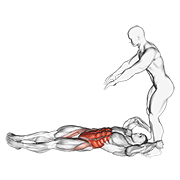
#> input picture assets/exercises/0012-UGhRD1A.gif, 180 x 180 px, given in place of android-icon-background.png, which was not available
$ python preview-brand-assets.py
#> lines starting #> are read from the running program, lines starting #| are printed output that depends on the picture; pictures that were not available may be replaced by others from this repository, and a replacement may not be noted
"""Generate a static icon QA sheet from the real exported PNGs (not device screenshots)."""
from pathlib import Path

from PIL import Image, ImageDraw

ROOT = Path(__file__).resolve().parents[2]
SIZE = 192
sheet = Image.new("RGB", (1200, 304), "#F3F4F6")
draw = ImageDraw.Draw(sheet)


def asset(name):
#> called with name = 'android-icon-background.png'
    with Image.open(ROOT / "assets" / name) as image:
#> image is the input picture: PIL image 180x180 P; mean R, G, B 243.5, 242.1, 241.9
        return image.convert("RGBA").resize((SIZE, SIZE), Image.Resampling.LANCZOS)
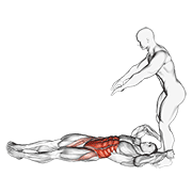
#> returned value: PIL image 192x192 RGBA; mean R, G, B, A 243.4, 242, 241.7, 255


def masked(icon, circular):
    mask = Image.new("L", (SIZE, SIZE))
    pen = ImageDraw.Draw(mask)
    if circular:
        pen.ellipse((0, 0, SIZE - 1, SIZE - 1), fill=255)
    else:
        pen.rounded_rectangle((0, 0, SIZE - 1, SIZE - 1), radius=44, fill=255)
    icon.putalpha(mask)
    return icon


background = asset("android-icon-background.png")
foreground = asset("android-icon-foreground.png")
#> call 2 of asset, with name = 'android-icon-foreground.png'
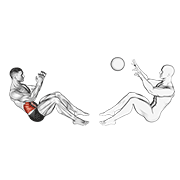
#> input picture assets/exercises/0014-r7cT9YD.gif, 180 x 180 px, given in place of android-icon-foreground.png, which was not available
#> in asset, image is the input picture: PIL image 180x180 P; mean R, G, B 247.5, 247.2, 247.1
#> in asset (call 2), `return image.convert("RGBA").resize((SIZE, SIZE), Image.Resampling.LAN..`:
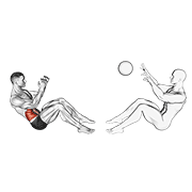
#> returned value: PIL image 192x192 RGBA; mean R, G, B, A 247.3, 247, 247, 255
adaptive = Image.alpha_composite(background, foreground)
mono = asset("android-icon-monochrome.png").getchannel("A")
#> mono: PIL image 192x192 L; every value is 255
items = [
    ("Legacy / iOS", asset("icon.png")),
    ("Adaptive circle", masked(adaptive.copy(), True)),
    ("Adaptive rounded", masked(adaptive.copy(), False)),
]
#> (the run stopped early here; a loop or call above may not have finished)
